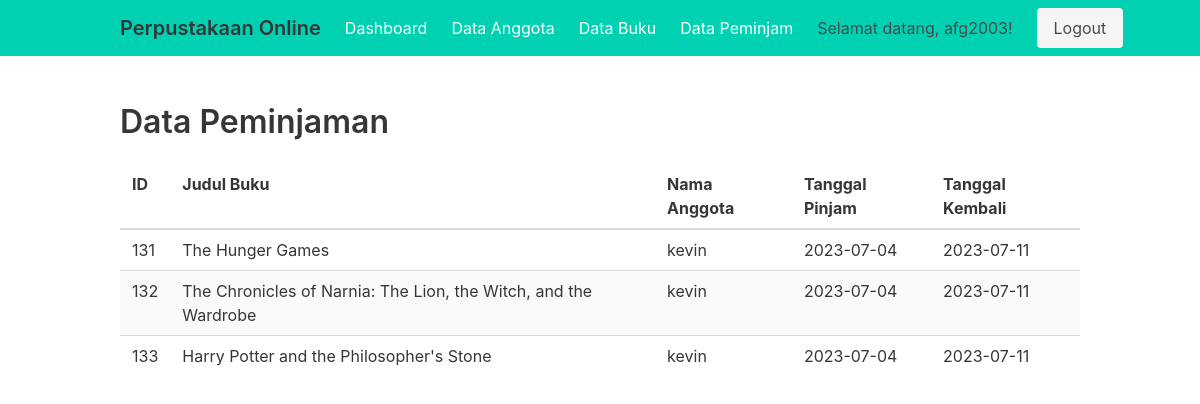
Page /data_peminjam.php (signed in) on the committed database.
### tables this page shows
CREATE TABLE `peminjaman` (
  `id` int NOT NULL,
  `id_buku` int NOT NULL,
  `id_anggota` int NOT NULL,
  `tanggal_pinjam` date NOT NULL,
  `tanggal_kembali` date NOT NULL
);

CREATE TABLE `buku` (
  `id` int NOT NULL,
  `judul` varchar(255) NOT NULL,
  `penulis` varchar(100) NOT NULL,
  `penerbit` varchar(100) NOT NULL,
  `tahun_terbit` int NOT NULL,
  `sinopsis` text,
  `stok` int NOT NULL DEFAULT '0'
);

CREATE TABLE `anggota` (
  `id` int NOT NULL,
  `username` varchar(100) NOT NULL,
  `password` varchar(255) NOT NULL,
  `nama` varchar(100) NOT NULL,
  `alamat` varchar(255) NOT NULL,
  `email` varchar(100) NOT NULL,
  `role` enum('admin','member') NOT NULL DEFAULT 'member'
);

### data_peminjam.php (the view, shortened to what this page needs)
<?php
include 'koneksi.php';
$query = "SELECT peminjaman.id, buku.judul, anggota.nama, peminjaman.tanggal_pinjam, peminjaman.tanggal_kembali
          FROM peminjaman
          INNER JOIN buku ON peminjaman.id_buku = buku.id
          INNER JOIN anggota ON peminjaman.id_anggota = anggota.id";
$result = mysqli_query($conn, $query);
include 'header.php';
?>
<section class="section">
  <div class="container">
    <h1 class="title">Data Peminjaman</h1>
    <?php
    if (mysqli_num_rows($result) > 0) {
      echo '<table class="table is-striped is-fullwidth">';
      echo '<thead>';
      echo '<tr>';
      echo '<th>ID</th>';
      echo '<th>Judul Buku</th>';
      echo '<th>Nama Anggota</th>';
      echo '<th>Tanggal Pinjam</th>';
      echo '<th>Tanggal Kembali</th>';
      echo '</tr>';
      echo '</thead>';
      echo '<tbody>';
      while ($row = mysqli_fetch_assoc($result)) {
        echo '<tr>';
        echo '<td>' . $row['id'] . '</td>';
        echo '<td>' . $row['judul'] . '</td>';
        echo '<td>' . $row['nama'] . '</td>';
        echo '<td>' . $row['tanggal_pinjam'] . '</td>';
        echo '<td>' . $row['tanggal_kembali'] . '</td>';
        echo '</tr>';
      }
      echo '</tbody>';
      echo '</table>';
    } else {
      echo '<p>Tidak ada data peminjaman.</p>';
    }
    ?>
  </div>
</section>

### header.php (shortened to what this page needs)
<!DOCTYPE html>
<html lang="en">
<head>
  <link rel="stylesheet" href="https://cdnjs.cloudflare.com/ajax/libs/bulma/0.9.3/css/bulma.min.css">
</head>
<body>
  <?php
  if ($_SESSION['role'] == 'admin') {
    ?>
    <nav class="navbar is-primary" role="navigation" aria-label="main navigation">
      <div class="container">
        <div class="navbar-brand">
          <a class="navbar-item" href="#">
            <h1 class="title is-5">Perpustakaan Online</h1>
          </a>
        </div>
        <div class="navbar-menu">
          <div class="navbar-start">
            <a class="navbar-item" href="dashboard_admin.php">Dashboard</a>
            <a class="navbar-item" href="data_anggota.php">Data Anggota</a>
            <a class="navbar-item" href="data_buku.php">Data Buku</a>
            <a class="navbar-item" href="data_peminjam.php">Data Peminjam</a>
          </div>
          <div class="navbar-end">
            <div class="navbar-item">
              <p class="subtitle is-6">Selamat datang, <?php echo $_SESSION['username']; ?>!</p>
            </div>
            <div class="navbar-item">
              <a class="button is-light" href="logout.php">Logout</a>
            </div>
          </div>
        </div>
      </div>
    </nav>
  <?php
  } else if ($_SESSION['role'] == 'member') {
    ?>
    <nav class="navbar is-primary" role="navigation" aria-label="main navigation">
      <div class="container">
        <div class="navbar-brand">
          <a class="navbar-item" href="./dashboard.php">
            <h1 class="title is-5">Perpustakaan Online</h1>
          </a>
        </div>
        <div class="navbar-menu">
          <div class="navbar-start">
            <a class="navbar-item" href="dashboard.php">Dashboard</a>
            <a class="navbar-item" href="buku_yang_dipinjam.php">Buku Yang Dipinjam</a>
          </div>
          <div class="navbar-end">
            <div class="navbar-item">
              <p class="subtitle is-6">Selamat datang, <?php echo $_SESSION['username']; ?>!</p>
            </div>
            <div class="navbar-item">
              <a class="button is-light" href="logout.php">Logout</a>
            </div>
          </div>
        </div>
      </div>
    </nav>
  <?php
  }
  ?>

### rows in the picture
peminjaman: id "131", id_buku.judul "The Hunger Games", id_anggota.nama "kevin", tanggal_pinjam "2023-07-04", tanggal_kembali "2023-07-11"
peminjaman: id "132", id_buku.judul "The Chronicles of Narnia: The Lion, the Witch, and the Wardrobe", id_anggota.nama "kevin", tanggal_pinjam "2023-07-04", tanggal_kembali "2023-07-11"
peminjaman: id "133", id_buku.judul "Harry Potter and the Philosopher's Stone", id_anggota.nama "kevin", tanggal_pinjam "2023-07-04", tanggal_kembali "2023-07-11"

### other values in the picture
$_SESSION['username'] "afg2003"
